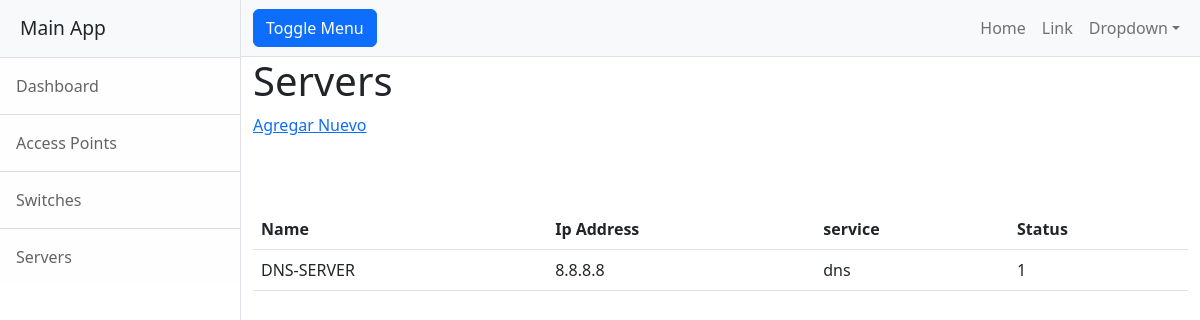
The app's page /main-app/servers, older data.
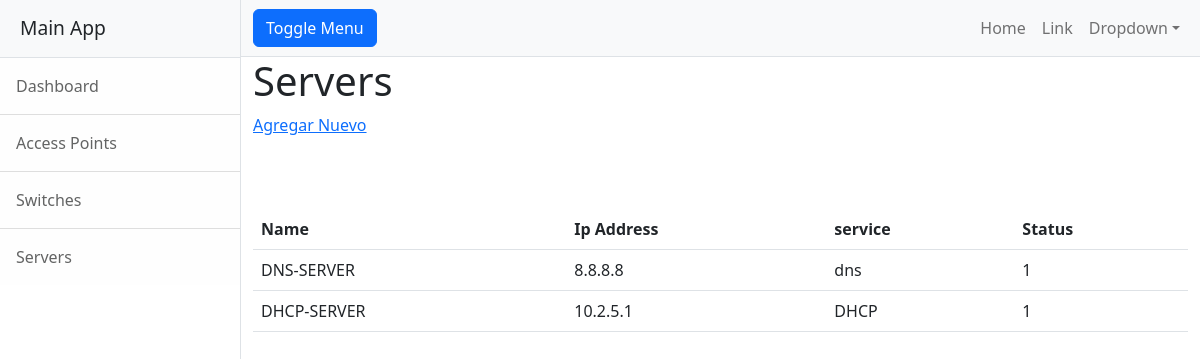
The same page, newer data.
### MainApp/models.py (models this page shows)
class Servers(models.Model):
    deviceName = models.CharField(max_length=30)
    ipAddress = models.GenericIPAddressField(unique=True)
    service = models.CharField(max_length=10)
    status = models.IntegerField()

### MainApp/views.py (the view)
# urls.py: path('servers', views.servers, name="Servers"),
def servers(req):
    all_servers = Servers.objects.all()
    return render(req, 'servers.html', {"servers": all_servers})

### MainApp/templates/servers.html
{% extends "base.html" %}
    {% load static %}
    {% block content %}
    <h1> Servers</h1>
    <a href="{% url 'AddServer' %}" >Agregar Nuevo</a>
    <br></br>
    <br></br>
    <table class="table">
        <tr><th>Name</th><th>Ip Address</th><th>service</th><th>Status</th></tr>
            {% for server in servers %}
            <tr>
                <td>{{server.deviceName}}</td>
                <td>{{server.ipAddress}}</td>
                <td>{{server.service}}</td>
                <td>{{server.status}}</td>
            </tr>
            {% endfor %}
        </table>
    {% endblock %}

Row changes from the older to the newer data that the page shows:
added Servers: deviceName "DHCP-SERVER", ipAddress "10.2.5.1", service "DHCP", status "1"
